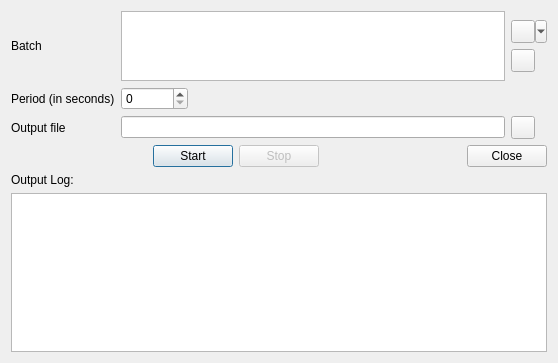
<?xml version="1.0" encoding="UTF-8"?>
<ui version="4.0">
 <class>BatchProcessor</class>
 <widget class="QDialog" name="BatchProcessor">
  <property name="geometry">
   <rect>
    <x>0</x>
    <y>0</y>
    <width>558</width>
    <height>363</height>
   </rect>
  </property>
  <property name="windowTitle">
   <string>QModBus Batch Processor</string>
  </property>
  <layout class="QVBoxLayout" name="verticalLayout" stretch="1,0,0,2">
   <item>
    <layout class="QGridLayout" name="gridLayout" columnstretch="0,1,10,0,0">
     <item row="1" column="0">
      <widget class="QLabel" name="label_3">
       <property name="text">
        <string>Period (in seconds)</string>
       </property>
       <property name="buddy">
        <cstring>intervalSpinBox</cstring>
       </property>
      </widget>
     </item>
     <item row="1" column="1">
      <widget class="QSpinBox" name="intervalSpinBox">
       <property name="toolTip">
        <string>&lt;html&gt;&lt;head/&gt;&lt;body&gt;&lt;p&gt;Batch execution period. Should be higher than the total duration of a single batch execution.&lt;/p&gt;&lt;p&gt;Use 0 for single-shot execution.&lt;/p&gt;&lt;/body&gt;&lt;/html&gt;</string>
       </property>
       <property name="maximum">
        <number>9999999</number>
       </property>
      </widget>
     </item>
     <item row="1" column="2" colspan="2">
      <spacer name="horizontalSpacer_5">
       <property name="orientation">
        <enum>Qt::Horizontal</enum>
       </property>
       <property name="sizeHint" stdset="0">
        <size>
         <width>40</width>
         <height>20</height>
        </size>
       </property>
      </spacer>
     </item>
     <item row="3" column="0">
      <widget class="QLabel" name="label_4">
       <property name="text">
        <string>Output file</string>
       </property>
       <property name="buddy">
        <cstring>outputFileEdit</cstring>
       </property>
      </widget>
     </item>
     <item row="3" column="1" colspan="3">
      <widget class="QLineEdit" name="outputFileEdit">
       <property name="whatsThis">
        <string>&lt;html&gt;&lt;head/&gt;&lt;body&gt;&lt;p&gt;Path to the file where the output is logged in the &lt;span style=&quot; font-style:italic;&quot;&gt;csv&lt;/span&gt; format.&lt;/p&gt;&lt;p&gt;If &lt;span style=&quot; font-weight:600;&quot;&gt;empty&lt;/span&gt;, the output is only logged in the widget below. Otherwise, the path can be either &lt;span style=&quot; font-weight:600;&quot;&gt;relative&lt;/span&gt; with respect to this program working directory, or &lt;span style=&quot; font-weight:600;&quot;&gt;absolute&lt;/span&gt;.&lt;/p&gt;&lt;p&gt;Multiple built-in variables can be used in the path:&lt;br/&gt;&lt;span style=&quot; font-weight:600;&quot;&gt;$INPUTDIR&lt;/span&gt; - Path to the directory of the input batch file (&lt;span style=&quot; font-style:italic;&quot;&gt;qmb&lt;/span&gt;).&lt;br/&gt;&lt;span style=&quot; font-weight:600;&quot;&gt;$DATE&lt;/span&gt; - Current date in format &lt;span style=&quot; font-style:italic;&quot;&gt;YYYYMMDD&lt;/span&gt;.&lt;br/&gt;&lt;span style=&quot; font-weight:600;&quot;&gt;$TIME&lt;/span&gt; - Current time in format &lt;span style=&quot; font-style:italic;&quot;&gt;HHMMSS&lt;/span&gt;.&lt;/p&gt;&lt;p&gt;The widget's tooltip shows an example of the absolute path to which the input evaluates. Actual path is evaluated at the time of pressing the &lt;span style=&quot; font-style:italic;&quot;&gt;Start&lt;/span&gt; button, as it may change due to use of the &lt;span style=&quot; font-style:italic;&quot;&gt;$TIME&lt;/span&gt; variable.&lt;/p&gt;&lt;/body&gt;&lt;/html&gt;</string>
       </property>
      </widget>
     </item>
     <item row="3" column="4">
      <widget class="QToolButton" name="openOutputFileButton">
       <property name="toolTip">
        <string>Select the output file path</string>
       </property>
       <property name="icon">
        <iconset theme="document-open"/>
       </property>
      </widget>
     </item>
     <item row="0" column="1" colspan="3">
      <widget class="QPlainTextEdit" name="batchEdit">
       <property name="sizePolicy">
        <sizepolicy hsizetype="Expanding" vsizetype="Preferred">
         <horstretch>0</horstretch>
         <verstretch>0</verstretch>
        </sizepolicy>
       </property>
       <property name="toolTip">
        <string>&lt;html&gt;&lt;head/&gt;&lt;body&gt;&lt;p&gt;Batch script to be executed.&lt;/p&gt;&lt;p&gt;See the context help for details (&lt;span style=&quot; font-weight:600;&quot;&gt;Shift+F1&lt;/span&gt;).&lt;/p&gt;&lt;/body&gt;&lt;/html&gt;</string>
       </property>
       <property name="whatsThis">
        <string>&lt;html&gt;&lt;head/&gt;&lt;body&gt;&lt;p&gt;Batch is a sequence of commands. There are multiple types of commands: &lt;span style=&quot; font-style:italic;&quot;&gt;Modbus Requests&lt;/span&gt;, &lt;span style=&quot; font-style:italic;&quot;&gt;Time Delays&lt;/span&gt;, &lt;span style=&quot; font-style:italic;&quot;&gt;Directives&lt;/span&gt; and &lt;span style=&quot; font-style:italic;&quot;&gt;Comments&lt;/span&gt;. The commands are separated by the semicolon ( &lt;span style=&quot; font-weight:600;&quot;&gt;; &lt;/span&gt;), including the comments. Whitespaces are mostly ignored.&lt;/p&gt;&lt;p&gt;&lt;span style=&quot; font-size:11pt; font-weight:600; text-decoration: underline;&quot;&gt;Modbus Requests&lt;/span&gt;&lt;/p&gt;&lt;p&gt;Modbus Request is a modbus communication command with the following syntax: &lt;span style=&quot; font-weight:600; color:#ff0000;&quot;&gt;slave &lt;/span&gt;&lt;span style=&quot; font-weight:600;&quot;&gt;x &lt;/span&gt;&lt;span style=&quot; font-weight:600; color:#ff0000;&quot;&gt;func &lt;/span&gt;&lt;span style=&quot; font-weight:600;&quot;&gt;: &lt;/span&gt;&lt;span style=&quot; font-weight:600; color:#ff0000;&quot;&gt;data&lt;/span&gt;&lt;span style=&quot; font-weight:600; color:#ff0000; vertical-align:sub;&quot;&gt;0 &lt;/span&gt;&lt;span style=&quot; font-weight:600;&quot;&gt;, &lt;/span&gt;&lt;span style=&quot; font-weight:600; color:#ff0000;&quot;&gt;data&lt;/span&gt;&lt;span style=&quot; font-weight:600; color:#ff0000; vertical-align:sub;&quot;&gt;1 &lt;/span&gt;&lt;span style=&quot; font-weight:600;&quot;&gt;, ... , &lt;/span&gt;&lt;span style=&quot; font-weight:600; color:#ff0000;&quot;&gt;data&lt;/span&gt;&lt;span style=&quot; font-weight:600; color:#ff0000; vertical-align:sub;&quot;&gt;n&lt;/span&gt;&lt;span style=&quot; font-weight:600; color:#000000;&quot;&gt; ;&lt;/span&gt;&lt;/p&gt;&lt;p&gt;&lt;span style=&quot; font-weight:600; color:#ff0000;&quot;&gt;slave&lt;/span&gt;: Slave ID in &lt;span style=&quot; text-decoration: underline;&quot;&gt;dec&lt;/span&gt;.&lt;/p&gt;&lt;p&gt;&lt;span style=&quot; font-weight:600; color:#ff0000;&quot;&gt;func&lt;/span&gt;: Function code in &lt;span style=&quot; text-decoration: underline;&quot;&gt;hex&lt;/span&gt; (01=Read Coils, 02=Read Discrete Inputs, 03=Read Holding Registers, 04=Read Input Registers, 05=Write Single Coil, 06=Write Single Register, 0F=Write Multiple Coils, 10=Write Multiple Registers).&lt;/p&gt;&lt;p&gt;&lt;span style=&quot; font-weight:600; color:#ff0000;&quot;&gt;data&lt;/span&gt;&lt;span style=&quot; font-weight:600; color:#ff0000; vertical-align:sub;&quot;&gt;i&lt;/span&gt;: Either &lt;span style=&quot; font-weight:600; color:#ff0000;&quot;&gt;addrs&lt;/span&gt; (for all &lt;span style=&quot; font-style:italic;&quot;&gt;Read&lt;/span&gt; commands) or &lt;span style=&quot; font-weight:600; color:#ff0000;&quot;&gt;addrs&lt;/span&gt;&lt;span style=&quot; font-weight:600;&quot;&gt;=&lt;/span&gt;&lt;span style=&quot; font-weight:600; color:#ff0000;&quot;&gt;val&lt;/span&gt; (for all &lt;span style=&quot; font-style:italic;&quot;&gt;Write&lt;/span&gt; commands), where &lt;span style=&quot; font-weight:600; color:#ff0000;&quot;&gt;addrs&lt;/span&gt; is the coil/input/register address &lt;span style=&quot; font-weight:600; color:#ff0000;&quot;&gt;addr&lt;/span&gt; or range of addresses &lt;span style=&quot; font-weight:600; color:#ff0000;&quot;&gt;addr1&lt;/span&gt;&lt;span style=&quot; font-weight:600;&quot;&gt;-&lt;/span&gt;&lt;span style=&quot; font-weight:600; color:#ff0000;&quot;&gt;addr2&lt;/span&gt; in &lt;span style=&quot; text-decoration: underline;&quot;&gt;dec&lt;/span&gt; and &lt;span style=&quot; font-weight:600; color:#ff0000;&quot;&gt;val&lt;/span&gt; is the new value in &lt;span style=&quot; text-decoration: underline;&quot;&gt;dec&lt;/span&gt;.&lt;/p&gt;&lt;p&gt;For example, &lt;span style=&quot; font-weight:600; color:#008000;&quot;&gt;13x10: 7=2, 10-12=1; 62x02: 8-11, 14;&lt;/span&gt; first writes 2 to the holding register 7 and 1 to the holding registers 10, 11 and 12 of the slave 13, then it reads discrete inputs 8, 9, 10, 11 and 14 from the slave 62.&lt;/p&gt;&lt;p&gt;&lt;span style=&quot; font-size:11pt; font-weight:600; text-decoration: underline;&quot;&gt;Time Delays&lt;/span&gt;&lt;/p&gt;&lt;p&gt;Time Delay specifies a delay to wait before execution of the following command. The command is identified by the &lt;span style=&quot; font-weight:600;&quot;&gt;+&lt;/span&gt; character at the first place: &lt;span style=&quot; font-weight:600;&quot;&gt;+ &lt;/span&gt;&lt;span style=&quot; font-weight:600; color:#ff0000;&quot;&gt;delay&lt;/span&gt;&lt;span style=&quot; font-weight:600;&quot;&gt; ;&lt;/span&gt;&lt;/p&gt;&lt;p&gt;&lt;span style=&quot; font-weight:600; color:#ff0000;&quot;&gt;delay&lt;/span&gt;: Number of milliseconds to wait.&lt;/p&gt;&lt;p&gt;For example, &lt;span style=&quot; font-weight:600; color:#0000c0;&quot;&gt;+3000 ;&lt;/span&gt; causes a delay of 3 seconds.&lt;/p&gt;&lt;p&gt;&lt;span style=&quot; font-size:11pt; font-weight:600; text-decoration: underline;&quot;&gt;Directives&lt;/span&gt;&lt;/p&gt;&lt;p&gt;Directives are special, non-executable commands, defining some conditions of the batch. These are mainly useful for batches loaded from external &lt;span style=&quot; font-style:italic;&quot;&gt;qmb&lt;/span&gt; script files. Directives start with the &lt;span style=&quot; font-weight:600;&quot;&gt;@&lt;/span&gt; character: &lt;span style=&quot; font-weight:600;&quot;&gt;@&lt;/span&gt;&lt;span style=&quot; font-weight:600; color:#ff0000;&quot;&gt;DIRECTIVE&lt;/span&gt;&lt;span style=&quot; font-weight:600;&quot;&gt;=&lt;/span&gt;&lt;span style=&quot; font-weight:600; color:#ff0000;&quot;&gt;value&lt;/span&gt;&lt;span style=&quot; font-weight:600;&quot;&gt;;&lt;/span&gt; The following directives are currently supported:&lt;/p&gt;&lt;p&gt;&lt;span style=&quot; font-weight:600; color:#ff0000;&quot;&gt;PERIOD&lt;/span&gt;: Batch periodic execution period in seconds, e.g. &lt;span style=&quot; font-weight:600; color:#800000;&quot;&gt;@PERIOD=10 ;&lt;/span&gt; sets the batch period to 10 seconds.&lt;/p&gt;&lt;p&gt;&lt;span style=&quot; font-weight:600; color:#ff0000;&quot;&gt;OUTPUT&lt;/span&gt;: Batch output file path, e.g. &lt;span style=&quot; font-weight:600; color:#800000;&quot;&gt;@OUTPUT=$INPUTDIR/log_$DATE$TIME.csv ;&lt;/span&gt; See the &lt;span style=&quot; font-style:italic;&quot;&gt;Output file&lt;/span&gt; context help for details.&lt;/p&gt;&lt;p&gt;&lt;span style=&quot; font-size:11pt; font-weight:600; text-decoration: underline;&quot;&gt;Comments&lt;/span&gt;&lt;/p&gt;&lt;p&gt;Comments are special, non-executable commands for user notes. Comments start with the &lt;span style=&quot; font-weight:600;&quot;&gt;#&lt;/span&gt; character: &lt;span style=&quot; font-weight:600;&quot;&gt;# &lt;/span&gt;&lt;span style=&quot; font-weight:600; color:#ff0000;&quot;&gt;comment&lt;/span&gt;&lt;span style=&quot; font-weight:600;&quot;&gt; ;&lt;/span&gt;&lt;/p&gt;&lt;p&gt;&lt;span style=&quot; font-weight:600; color:#ff0000;&quot;&gt;comment&lt;/span&gt;: User text with no meaning for the actual batch. Can contain any character except of the semicolon, which terminates the command.&lt;/p&gt;&lt;p&gt;For example, &lt;span style=&quot; font-weight:600; color:#585858;&quot;&gt;# Read all input registers ;&lt;/span&gt; is a valid user comment.&lt;/p&gt;&lt;/body&gt;&lt;/html&gt;</string>
       </property>
       <property name="lineWrapMode">
        <enum>QPlainTextEdit::NoWrap</enum>
       </property>
      </widget>
     </item>
     <item row="0" column="0">
      <widget class="QLabel" name="batchLbl">
       <property name="text">
        <string>Batch</string>
       </property>
       <property name="buddy">
        <cstring>batchEdit</cstring>
       </property>
      </widget>
     </item>
     <item row="0" column="4">
      <layout class="QVBoxLayout" name="verticalLayout_2">
       <item>
        <spacer name="verticalSpacer">
         <property name="orientation">
          <enum>Qt::Vertical</enum>
         </property>
         <property name="sizeHint" stdset="0">
          <size>
           <width>20</width>
           <height>40</height>
          </size>
         </property>
        </spacer>
       </item>
       <item>
        <widget class="QToolButton" name="batchLoadBtn">
         <property name="toolTip">
          <string>&lt;html&gt;&lt;head/&gt;&lt;body&gt;&lt;p&gt;Load the batch script from a &lt;span style=&quot; font-style:italic;&quot;&gt;qmb&lt;/span&gt; file&lt;/p&gt;&lt;/body&gt;&lt;/html&gt;</string>
         </property>
         <property name="icon">
          <iconset theme="document-open"/>
         </property>
         <property name="popupMode">
          <enum>QToolButton::MenuButtonPopup</enum>
         </property>
        </widget>
       </item>
       <item>
        <widget class="QToolButton" name="batchSaveBtn">
         <property name="toolTip">
          <string>&lt;html&gt;&lt;head/&gt;&lt;body&gt;&lt;p&gt;Save the current batch script to a &lt;span style=&quot; font-style:italic;&quot;&gt;qmb&lt;/span&gt; file&lt;/p&gt;&lt;/body&gt;&lt;/html&gt;</string>
         </property>
         <property name="icon">
          <iconset theme="document-save"/>
         </property>
        </widget>
       </item>
       <item>
        <spacer name="verticalSpacer_2">
         <property name="orientation">
          <enum>Qt::Vertical</enum>
         </property>
         <property name="sizeHint" stdset="0">
          <size>
           <width>20</width>
           <height>40</height>
          </size>
         </property>
        </spacer>
       </item>
      </layout>
     </item>
    </layout>
   </item>
   <item>
    <layout class="QHBoxLayout" name="horizontalLayout">
     <item>
      <spacer name="horizontalSpacer">
       <property name="orientation">
        <enum>Qt::Horizontal</enum>
       </property>
       <property name="sizeHint" stdset="0">
        <size>
         <width>40</width>
         <height>20</height>
        </size>
       </property>
      </spacer>
     </item>
     <item>
      <widget class="QPushButton" name="startButton">
       <property name="text">
        <string>Start</string>
       </property>
      </widget>
     </item>
     <item>
      <widget class="QPushButton" name="stopButton">
       <property name="enabled">
        <bool>false</bool>
       </property>
       <property name="text">
        <string>Stop</string>
       </property>
      </widget>
     </item>
     <item>
      <spacer name="horizontalSpacer_8">
       <property name="orientation">
        <enum>Qt::Horizontal</enum>
       </property>
       <property name="sizeHint" stdset="0">
        <size>
         <width>40</width>
         <height>20</height>
        </size>
       </property>
      </spacer>
     </item>
     <item>
      <widget class="QPushButton" name="closeButton">
       <property name="text">
        <string>Close</string>
       </property>
      </widget>
     </item>
    </layout>
   </item>
   <item>
    <widget class="QLabel" name="lblLog">
     <property name="text">
      <string>Output Log:</string>
     </property>
    </widget>
   </item>
   <item>
    <widget class="QPlainTextEdit" name="txtLog">
     <property name="lineWrapMode">
      <enum>QPlainTextEdit::NoWrap</enum>
     </property>
     <property name="readOnly">
      <bool>true</bool>
     </property>
    </widget>
   </item>
  </layout>
 </widget>
 <tabstops>
  <tabstop>batchEdit</tabstop>
  <tabstop>intervalSpinBox</tabstop>
  <tabstop>outputFileEdit</tabstop>
  <tabstop>openOutputFileButton</tabstop>
  <tabstop>startButton</tabstop>
  <tabstop>stopButton</tabstop>
  <tabstop>closeButton</tabstop>
 </tabstops>
 <resources/>
 <connections>
  <connection>
   <sender>closeButton</sender>
   <signal>clicked()</signal>
   <receiver>BatchProcessor</receiver>
   <slot>accept()</slot>
   <hints>
    <hint type="sourcelabel">
     <x>541</x>
     <y>219</y>
    </hint>
    <hint type="destinationlabel">
     <x>208</x>
     <y>99</y>
    </hint>
   </hints>
  </connection>
  <connection>
   <sender>openOutputFileButton</sender>
   <signal>clicked()</signal>
   <receiver>BatchProcessor</receiver>
   <slot>browseOutputFile()</slot>
   <hints>
    <hint type="sourcelabel">
     <x>528</x>
     <y>188</y>
    </hint>
    <hint type="destinationlabel">
     <x>505</x>
     <y>24</y>
    </hint>
   </hints>
  </connection>
  <connection>
   <sender>startButton</sender>
   <signal>clicked()</signal>
   <receiver>BatchProcessor</receiver>
   <slot>start()</slot>
   <hints>
    <hint type="sourcelabel">
     <x>228</x>
     <y>219</y>
    </hint>
    <hint type="destinationlabel">
     <x>67</x>
     <y>144</y>
    </hint>
   </hints>
  </connection>
  <connection>
   <sender>stopButton</sender>
   <signal>clicked()</signal>
   <receiver>BatchProcessor</receiver>
   <slot>stop()</slot>
   <hints>
    <hint type="sourcelabel">
     <x>299</x>
     <y>218</y>
    </hint>
    <hint type="destinationlabel">
     <x>267</x>
     <y>145</y>
    </hint>
   </hints>
  </connection>
  <connection>
   <sender>batchLoadBtn</sender>
   <signal>clicked()</signal>
   <receiver>BatchProcessor</receiver>
   <slot>browseBatchFile()</slot>
   <hints>
    <hint type="sourcelabel">
     <x>540</x>
     <y>66</y>
    </hint>
    <hint type="destinationlabel">
     <x>128</x>
     <y>54</y>
    </hint>
   </hints>
  </connection>
  <connection>
   <sender>outputFileEdit</sender>
   <signal>textChanged(QString)</signal>
   <receiver>BatchProcessor</receiver>
   <slot>updateOutputFile()</slot>
   <hints>
    <hint type="sourcelabel">
     <x>385</x>
     <y>173</y>
    </hint>
    <hint type="destinationlabel">
     <x>386</x>
     <y>218</y>
    </hint>
   </hints>
  </connection>
  <connection>
   <sender>batchSaveBtn</sender>
   <signal>clicked()</signal>
   <receiver>BatchProcessor</receiver>
   <slot>saveBatchFile()</slot>
   <hints>
    <hint type="sourcelabel">
     <x>515</x>
     <y>82</y>
    </hint>
    <hint type="destinationlabel">
     <x>515</x>
     <y>123</y>
    </hint>
   </hints>
  </connection>
 </connections>
 <slots>
  <slot>start()</slot>
  <slot>stop()</slot>
  <slot>browseOutputFile()</slot>
  <slot>browseBatchFile()</slot>
  <slot>updateOutputFile()</slot>
  <slot>saveBatchFile()</slot>
 </slots>
</ui>
